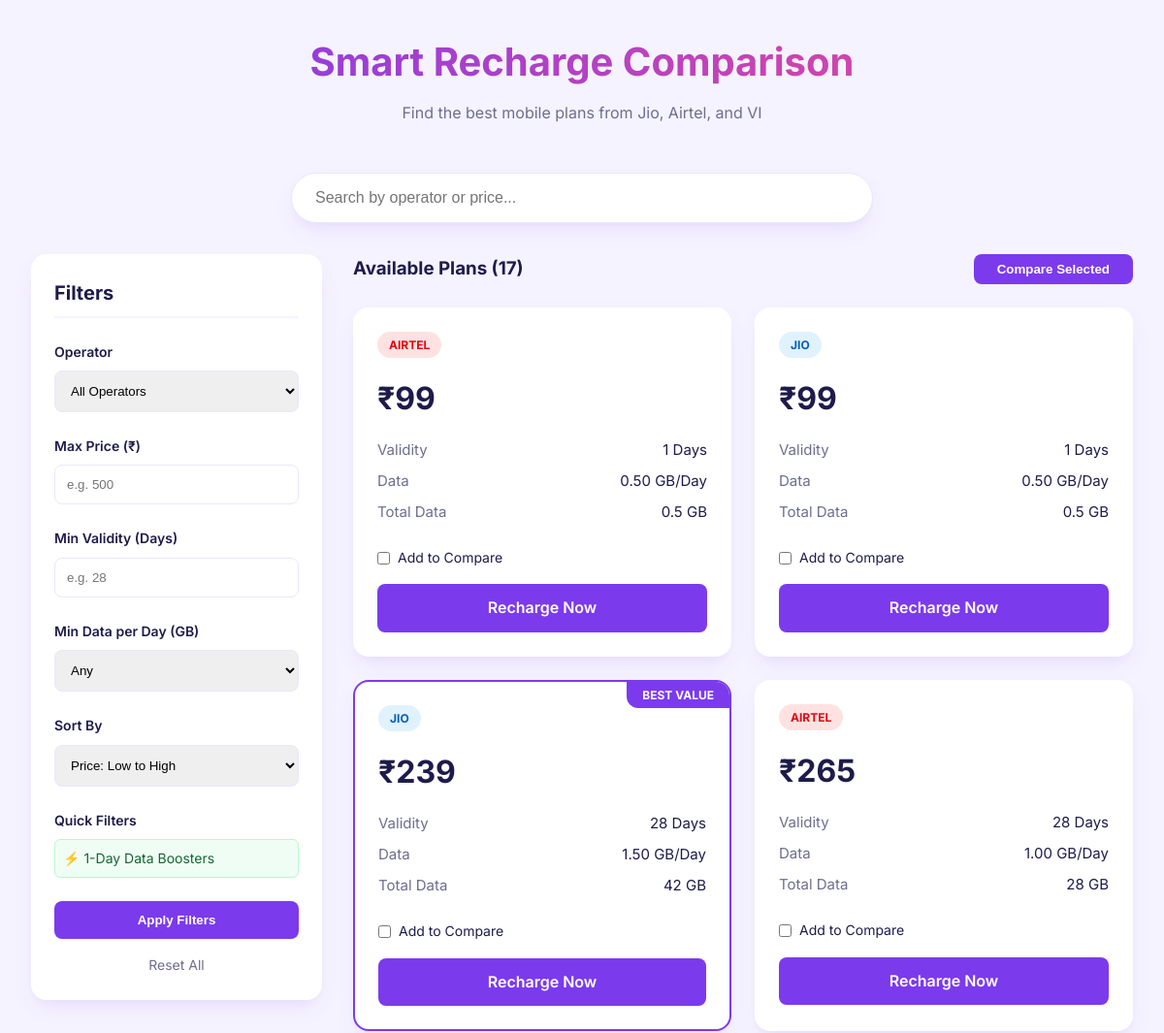
Before: / (upper part) with the older database file.
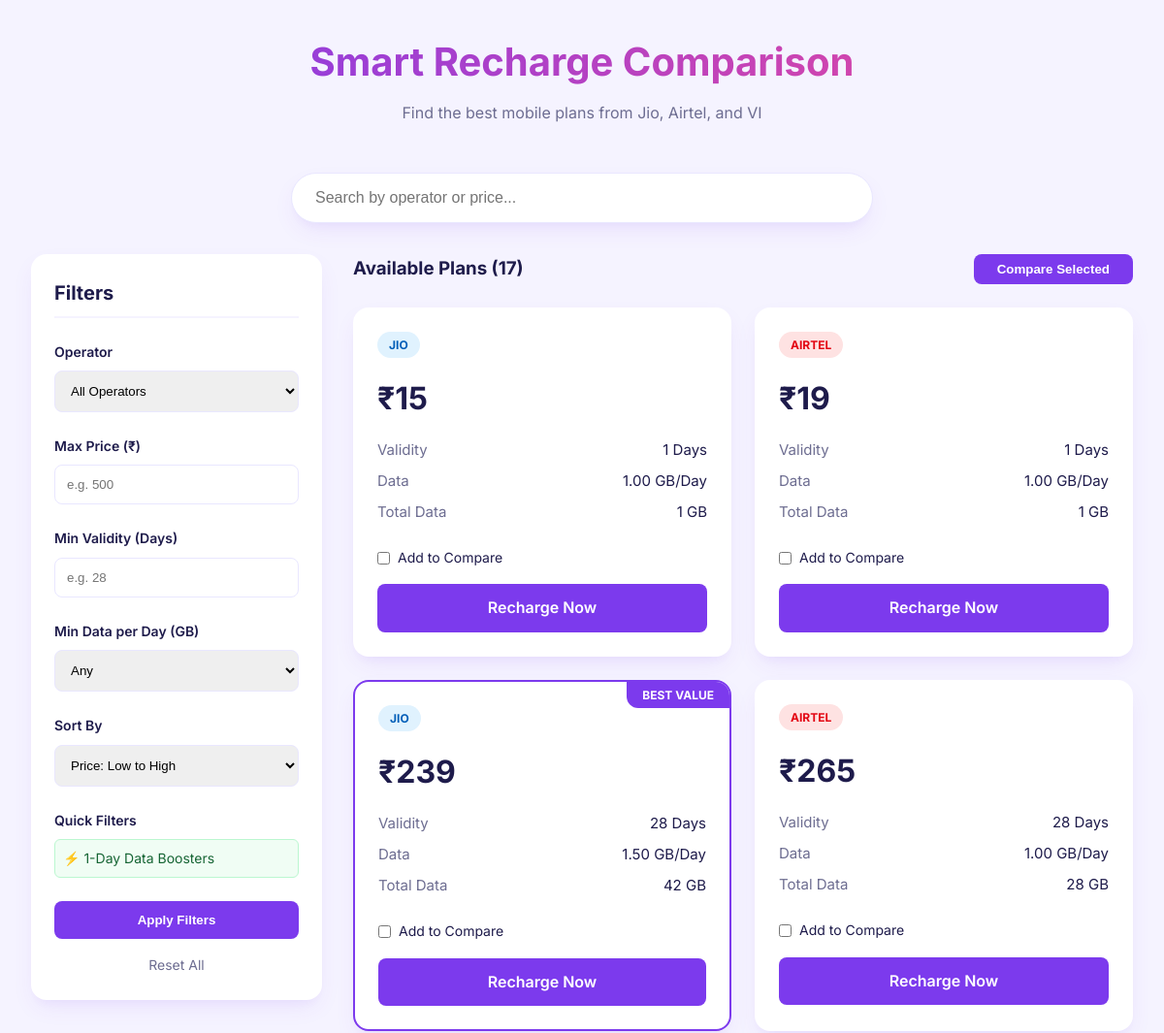
After: the same page with the newer database file.
### tables this page shows
CREATE TABLE IF NOT EXISTS plans (
    id INT AUTO_INCREMENT PRIMARY KEY,
    operator ENUM('Jio', 'Airtel', 'VI') NOT NULL,
    price DECIMAL(10, 2) NOT NULL,
    validity INT NOT NULL,  
    data_per_day DECIMAL(5, 2) NOT NULL,  
    is_best_plan BOOLEAN DEFAULT FALSE,
    created_at TIMESTAMP DEFAULT CURRENT_TIMESTAMP
);

### index.php (the view, shortened to what the changed rows need)
<?php
require_once 'db.php';
$sort = $_GET['sort'] ?? 'price_asc';
$sql = "SELECT * FROM plans WHERE 1=1";
$params = [];
switch ($sort) {
    case 'price_asc': $sql .= " ORDER BY price ASC"; break;
}
$stmt = $pdo->prepare($sql);
$stmt->execute($params);
$plans = $stmt->fetchAll();
?>
<!DOCTYPE html>
<html lang="en">
<head>
    <link rel="stylesheet" href="style.css">
</head>
<body>
<div class="container">
    <header>
        <h1>Smart Recharge Comparison</h1>
    </header>
    <div class="main-layout">
        <aside class="filters-card">
            <h2>Filters</h2>
        </aside>
        <main>
            <form method="POST" action="index.php#comparison">
                <div class="plans-grid">
                    <?php if (empty($plans)): ?>
                        <p style="grid-column: 1/-1; text-align: center; padding: 3rem; color: var(--text-muted);">No plans found matching your criteria.</p>
                    <?php else: ?>
                        <?php foreach ($plans as $plan): ?>
                            <div class="plan-card <?php echo $plan['is_best_plan'] ? 'best-plan' : ''; ?>">
                                <?php if ($plan['is_best_plan']): ?>
                                    <div class="badge-best">BEST VALUE</div>
                                <?php endif; ?>
                                <span class="operator-tag tag-<?php echo strtolower($plan['operator']); ?>">
                                    <?php echo $plan['operator']; ?>
                                </span>
                                <div class="plan-price">
                                    ₹<?php echo number_format($plan['price'], 0); ?>
                                </div>
                                <div class="plan-details">
                                    <div class="detail-item">
                                        <span>Validity</span>
                                        <span><?php echo $plan['validity']; ?> Days</span>
                                    </div>
                                    <div class="detail-item">
                                        <span>Data</span>
                                        <span><?php echo $plan['data_per_day']; ?> GB/Day</span>
                                    </div>
                                    <div class="detail-item">
                                        <span>Total Data</span>
                                        <span><?php echo $plan['validity'] * $plan['data_per_day']; ?> GB</span>
                                    </div>
                                </div>
                                <label class="compare-checkbox">
                                    <input type="checkbox" name="plan_ids[]" value="<?php echo $plan['id']; ?>">
                                    Add to Compare
                                </label>
                                <a href="recharge.php?id=<?php echo $plan['id']; ?>" class="btn-apply" style="display: block; text-align: center; text-decoration: none; margin-top: 1rem; background: var(--primary);">
                                    Recharge Now
                                </a>
                            </div>
                        <?php endforeach; ?>
                    <?php endif; ?>
                </div>
            </form>
        </main>
    </div>
</div>
</body>
</html>

Changed rows visible on the page:
changed plans (number 1 of 4 on the later page): price "99" → "15"; data_per_day "0.50" → "1.00"; $plan['validity']*$plan['data_per_day'] "0.5" → "1"; moves up the list
changed plans (number 2 of 4 on the later page): price "99" → "19"; data_per_day "0.50" → "1.00"; $plan['validity']*$plan['data_per_day'] "0.5" → "1"
